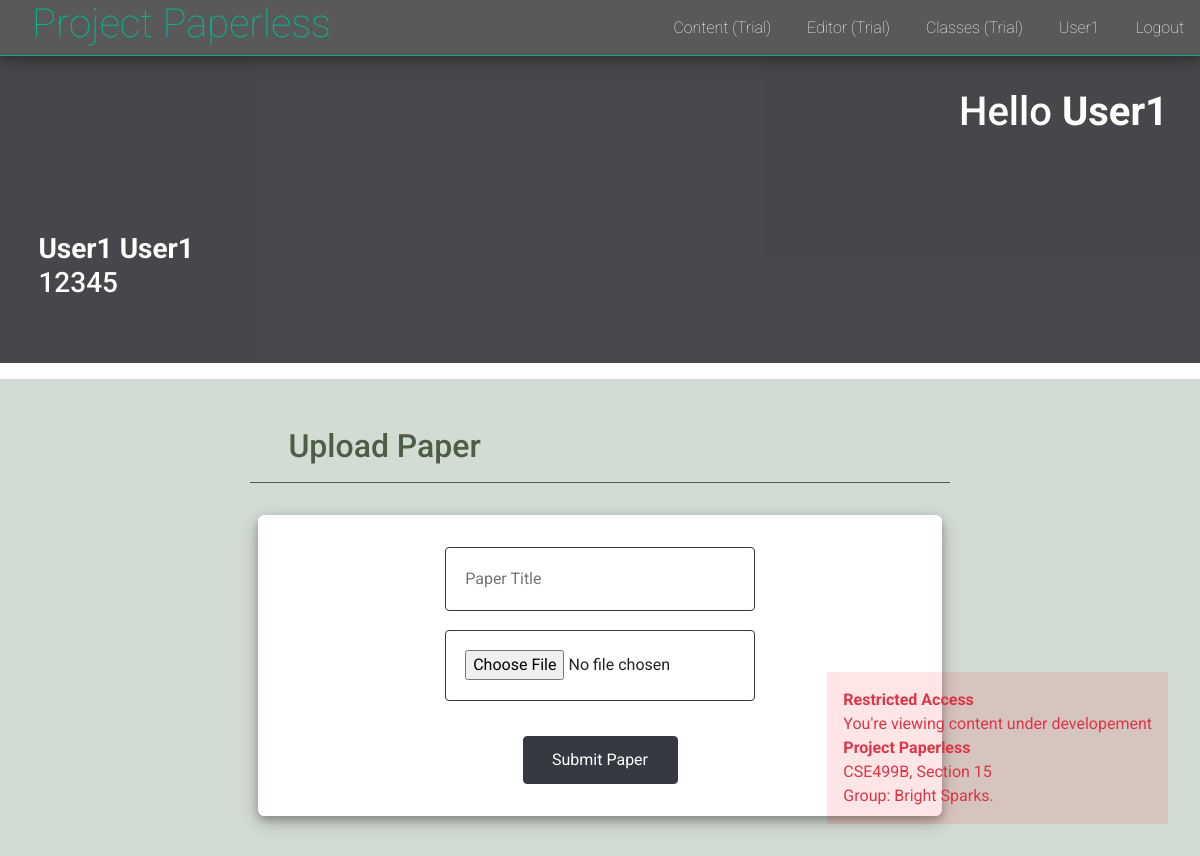
The app's page /paper/upload/ (signed in) with its own data.
### users/models.py (models this page shows)
class User(AbstractUser):
    username = models.CharField(
        error_messages={'unique': 'A user with that username already exists.'},
        help_text='Required. 10 characters or fewer.',
        max_length=10,
        unique=True,
        primary_key=True,
        validators=[UnicodeUsernameValidator(), MinLengthValidator(3)],
        verbose_name='username')
    is_educator = models.BooleanField(default=False)

### project_paperless/decorators.py (the view)
    def wrapper_function(request, *args, **kwargs):
        if request.user.is_educator:
            messages.warning(request, "You do NOT have required permissions to view the content.")
            return redirect('/')
        return function(request, *args, **kwargs)

### documents/forms.py
class DocumentForm(forms.ModelForm):
    group_id = forms.IntegerField(widget=forms.HiddenInput())
    class Meta:
        model = Document
        fields = ['title', 'paper']
    def __init__(self, *args, **kwargs):
        super().__init__(*args, **kwargs)
        self.fields['title'].widget.attrs.update({'placeholder': 'Paper Title', 'class': 'input'})
        self.fields['paper'].widget.attrs.update({'placeholder': 'Upload Paper', 'class': 'input'})

### documents/views.py (called while the page is built, shortened)
@login_required(login_url='users:login')
@learner_required
def upload_paper(request):
    form = DocumentForm(request.POST or None, request.FILES or None)
    return render(request, 'documents/submission.html', {'form': form})

### templates/documents/submission.html (shortened to what this page needs)
{% extends 'layout.html' %}
{% block body %}
<div class="user_dashboard form_dashboard">
  <div class="header container">
    <div class="text-right welcome">
      <h1>Hello <strong>{{ request.user.first_name }}</strong></h1>
    </div>
    <div class="user_info">
      <h3>
        <strong>{{ request.user.get_full_name }}</strong>
        <br>
        {{ request.user.username }}
      </h3>
    </div>
  </div>
  <div class="dashboard container">
    <div class="area">
      <div class="area_header">
        <h2> Upload Paper </h2>
      </div>
      <div class="card_container">
        <div class="forms_card educator_forms">
          <div class="items">
            <form action="{% url 'documents:upload_paper' %}" method="POST" enctype="multipart/form-data"
                  id="add_group_form">
              <div class="input_groups">
                {{ form.title }}
              </div>
              <div class="input_groups">
                {{ form.paper }}
              </div>
              <button type="submit" class="btn btn-dark">Submit Paper</button>
            </form>
          </div>
        </div>
      </div>
    </div>
  </div>
</div>
{% endblock %}

### templates/includes/_navbar.html
<nav id="navigation_bar">
  <h1 id="logo"><a href="/">Project Paperless</a></a></h1>
  <div id="navigation_links">
    <ul>
      <li><a href="/content/">Content (Trial)</a></li>
      <li><a href="/content/editor/">Editor (Trial)</a></li>
      {% if request.user.is_authenticated %}
        <li><a href="/classroom/">Classes (Trial)</a></li>
        <li><a href="/dashboard/">{{ request.user.first_name }}</a></li>
        <li><a href="/logout/">Logout</a></li>
      {% else %}
        <li><a href="/login/">Login</a></li>
        <li><a href="/student/register/">Register</a></li>
      {% endif %}
    </ul>
  </div>
</nav>

### static/style.css (style rules this page uses)
body { margin: 0; padding: 0; font-family: 'Roboto', sans-serif; }
nav { position: fixed; top: 0; background-color: rgba(48, 48, 48, 0.8); border-bottom: 1px solid rgba(0, 184, 148,0.8); box-shadow: 0 4px 8px 0 rgba(0, 0, 0, 0.2), 0 6px 20px 0 rgba(0, 0, 0, 0.19); width: 100%; height: 3.5rem; z-index: 7; }
#logo { display: inline-block; height: 3.5rem; padding-left: 2rem; padding-right: 2rem; }
#logo a { color: #00b894; text-decoration: none; font-weight: 100; }
#navigation_links { display: inline-block; position: absolute; height: 3.5rem; right: 0; }
#navigation_links li { display: inline-block; vertical-align: middle; padding: 1rem; margin: 0; }
#navigation_links a { color: white; font-weight: 100; }
.user_dashboard { position: relative; width: 100%; min-height: 100vh; padding-top: 3.5rem; }
.user_dashboard .header { width: 100%; padding-top: 2rem; padding-bottom: 2rem; margin-bottom: 1rem; background-color: rgb(39, 40, 44); color: white; opacity: 0.85; }
.user_dashboard .welcome { padding-right: 2rem; }
.user_dashboard .dashboard { display: flex; flex-wrap: wrap; justify-content: center; padding-top: 1rem; }
.user_dashboard .container { max-width: 1275px; padding-left: 0; padding-right: 0; }
.header .user_info { position: relative; margin-top: 5rem; width: 100%; padding: 1rem 2.4rem 0.5rem 2.4rem; margin-bottom: 1rem; }
.dashboard .area { width: 38rem; margin: 1rem 0.5%; padding-bottom: 1rem; }
.dashboard .area_header { width: 100%; padding: 1rem 2.4rem 0.5rem 2.4rem; margin-bottom: 1rem; border-top: 1px solid rgb(76, 94, 70); border-bottom: 1px solid rgb(76, 94, 70); color: rgb(76, 94, 70); }
.dashboard .card_container { display: flex; flex-wrap: wrap; justify-content: center; align-content: space-between; }
.dashboard .items_card, .dashboard .forms_card { width: 18rem; height: 20rem; background-color: white; box-shadow: 0 4px 8px 0 rgba(0, 0, 0, 0.25), 0 6px 20px 0 rgba(0, 0, 0, 0.20); border-radius: 0.4rem; padding: 2rem; margin: 0.5rem; }
.dashboard .items_card .items, .dashboard .forms_card .items { position: relative; width: 100%; height: 100%; }
.dashboard .paper_submission, .dashboard .forms_card { width: 100%; text-align: center; height: auto; }
.dashboard .input_groups { margin-bottom: 2rem; }
.forms_card #add_group_form .input_groups { margin-bottom: 1.2rem; }
.forms_card #add_group_form button { width: 25% !important; padding: 0.7rem 1rem; }
.form_dashboard .area { width: 700px; }
.form_dashboard .area_header { border-top: none; margin-bottom: 1.5rem; }
.form_dashboard .dashboard { background-color: rgba(142, 165, 148, 0.40); }
.dashboard .input, .form_container .input, .asset_card .input { background: transparent; border: 1px solid #343a40; border-radius: 0.25rem; padding: 1.2rem; width: 50%; }
.paper_submission button, .forms_card button { margin-top: 1rem; width: 40% !important; padding: 1rem; }

### records on screen
User: user.first_name "User1", user.get_full_name "User1 User1", user.username "12345"
